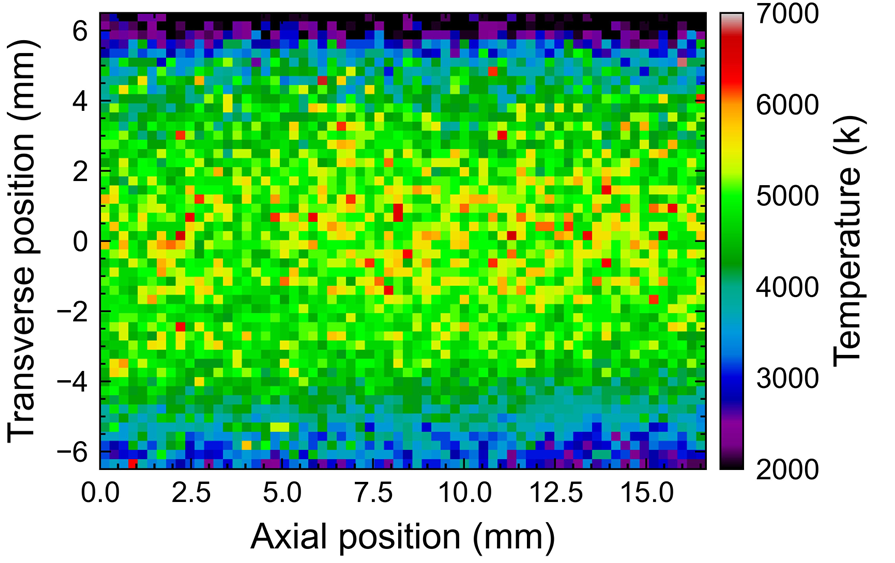
#> input picture testing/exp_data/Peter_N2_800W.png, 895 x 563 px
$ python exp_data_peter.py
#> lines starting #> are read from the running program, lines starting #| are printed output that depends on the picture
import numpy as np
from PIL import Image
from scipy.spatial import cKDTree

# ── 1.  Load image ────────────────────────────────────────────────────────────
IMG_PATH = "exp_data/Peter_N2_800W.png"

img = Image.open(IMG_PATH).convert("RGB")
arr = np.array(img)          # shape (H, W, 3), dtype uint8

# ── 2.  Hard-coded pixel coordinates (determined from the 895×563 px image) ──
#
#   Plot frame  (inside the tick marks, excluding axis lines themselves)
PLOT_TOP   = 13    # first data row
PLOT_BOT   = 464   # last  data row
PLOT_LEFT  = 101   # first data col
PLOT_RIGHT = 704   # last  data col

#   Colour-bar strip  (single-pixel-wide column sampled through its centre)
CB_COL = 733       # x-coordinate of colour-bar centre column
CB_TOP = 12        # top    pixel of colour bar  → T_MAX
CB_BOT = 465       # bottom pixel of colour bar  → T_MIN

# ── 3.  Physical axis ranges (read from axis labels in the image) ─────────────
T_MAX = 7000.0   # K  (top    of colour bar)
T_MIN = 2000.0   # K  (bottom of colour bar)

Z_MIN =  0.0     # mm, axial position (left  edge of plot)
Z_MAX = 17.5     # mm, axial position (right edge of plot)
R_MAX =  6.0     # mm, transverse position (top    of plot, positive)
R_MIN = -6.0     # mm, transverse position (bottom of plot, negative)

# ── 4.  Build colour-bar look-up table ────────────────────────────────────────
cb_rgb = arr[CB_TOP : CB_BOT + 1, CB_COL, :3].astype(np.float32)   # (N_cb, 3)
#> cb_rgb = 454 rows, first 8: [25, 25, 26], [30, 28, 28], [209, 200, 200], [206, 191, 191], [205, 179, 181], [207, 170, 174], [204, 161, 161], [205, 154, 152]
n_cb   = len(cb_rgb)
#> n_cb = 454

# Temperature assigned to each colour-bar row (linear mapping top→T_MAX)
T_lut  = np.linspace(T_MAX, T_MIN, n_cb)                            # (N_cb,)

# KD-tree on RGB space for fast nearest-neighbour colour matching
tree = cKDTree(cb_rgb)

# ── 5.  Map every plot pixel to a temperature ─────────────────────────────────
plot_rgb = arr[PLOT_TOP : PLOT_BOT + 1,
               PLOT_LEFT : PLOT_RIGHT + 1, :3].astype(np.float32)
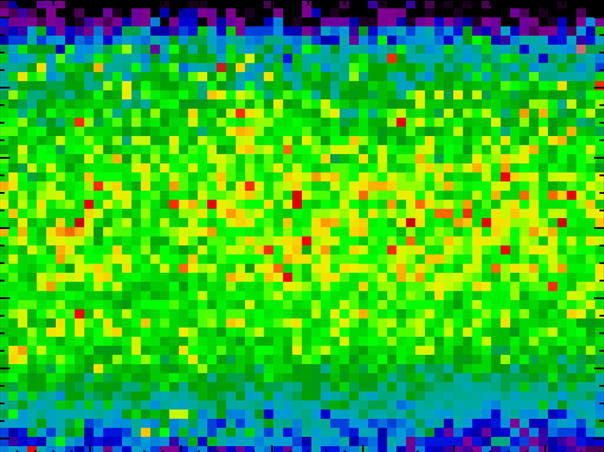
#> plot_rgb: shape (452, 604, 3) float32; mean R, G, B 49.2, 182, 46

n_r, n_z = plot_rgb.shape[:2]
#> n_r = 452; n_z = 604

_, nn_idx = tree.query(plot_rgb.reshape(-1, 3), k=1, workers=-1)
Tg = T_lut[nn_idx].reshape(n_r, n_z)    # shape (n_r, n_z), float32
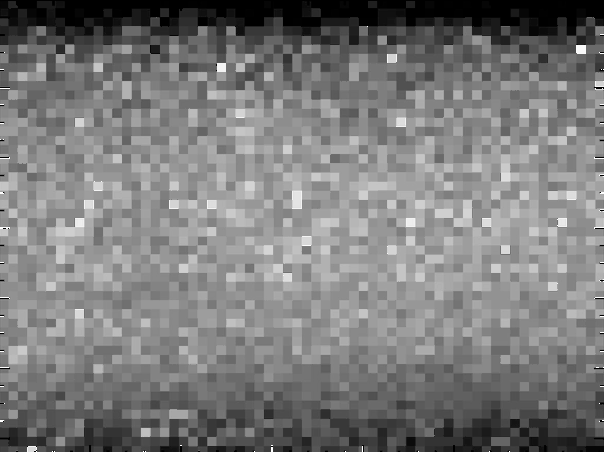
#> Tg: shape (452, 604) float64; min 2000, max 7000, mean 4415.5; drawn with min black and max white

# ── 6.  Physical coordinate arrays ───────────────────────────────────────────
r_axis = np.linspace(R_MAX, R_MIN, n_r)   # mm, top → bottom
z_axis = np.linspace(Z_MIN, Z_MAX, n_z)   # mm, left → right
#> z_axis = 604 values from 0 to 17.5

# ── 7.  Quick sanity check ───────────────────────────────────────────────────
print(f"Tg shape : {Tg.shape}  →  (n_r={n_r}, n_z={n_z})")
#| Tg shape : (452, 604)  →  (n_r=452, n_z=604)
print(f"r_axis   : {r_axis[0]:.2f} … {r_axis[-1]:.2f} mm")
#| r_axis   : 6.00 … -6.00 mm
print(f"z_axis   : {z_axis[0]:.2f} … {z_axis[-1]:.2f} mm")
#| z_axis   : 0.00 … 17.50 mm
print(f"T range  : {Tg.min():.0f} … {Tg.max():.0f} K  (mean {Tg.mean():.0f} K)")
#| T range  : 2000 … 7000 K  (mean 4416 K)

# ── 8.  Optional: save to disk ───────────────────────────────────────────────
np.save("Tg.npy",     Tg)
np.save("r_axis.npy", r_axis)
np.save("z_axis.npy", z_axis)
print("Saved Tg.npy, r_axis.npy, z_axis.npy")

# ── 9.  Optional: quick re-plot to verify the reconstruction ─────────────────
try:
    import matplotlib.pyplot as plt

    fig, ax = plt.subplots(figsize=(8, 4))
    pcm = ax.pcolormesh(z_axis, r_axis, Tg, cmap="jet",
                        vmin=T_MIN, vmax=T_MAX, shading="auto")
    fig.colorbar(pcm, ax=ax, label="Temperature (K)")
    ax.set_xlabel("Axial position (mm)")
    ax.set_ylabel("Transverse position (mm)")
    ax.set_title("Reconstructed Tg from Peter_N2_800W.png")
    plt.tight_layout()
    plt.savefig("Tg_reconstructed.png", dpi=150)
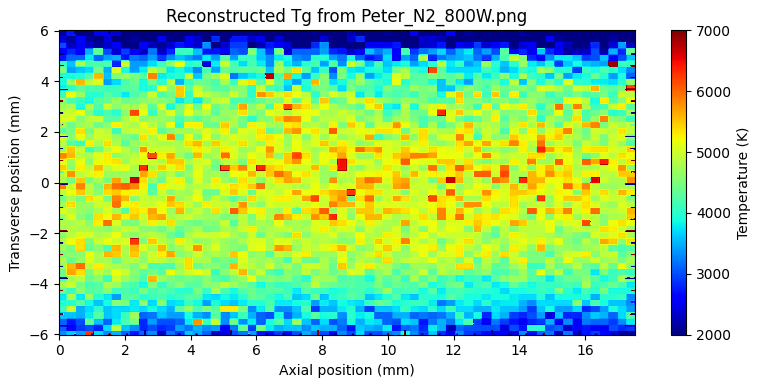
#> figure drawn by matplotlib, 2 panels
    print("Verification plot saved to Tg_reconstructed.png")
except ImportError:
    print("matplotlib not available – skipping verification plot")

$ run again, with testing/exp_data/Peter_N2_200W.png copied over testing/exp_data/Peter_N2_800W.png
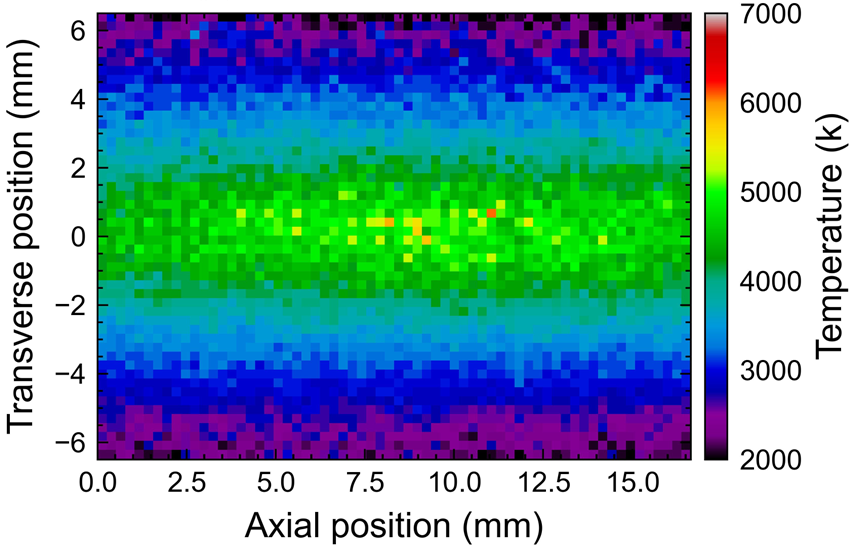
#> input picture testing/exp_data/Peter_N2_200W.png, 856 x 550 px
#> cb_rgb = 454 rows, first 8: [255, 255, 255], [255, 255, 255], [255, 255, 255], [255, 255, 255], [255, 255, 255], [255, 255, 255], [255, 255, 255], [255, 255, 255]
#> n_cb = 454
#> `plot_rgb = arr[PLOT_TOP : PLOT_BOT + 1, PLOT_LEFT : PLOT_RIGHT + 1, :3..`:
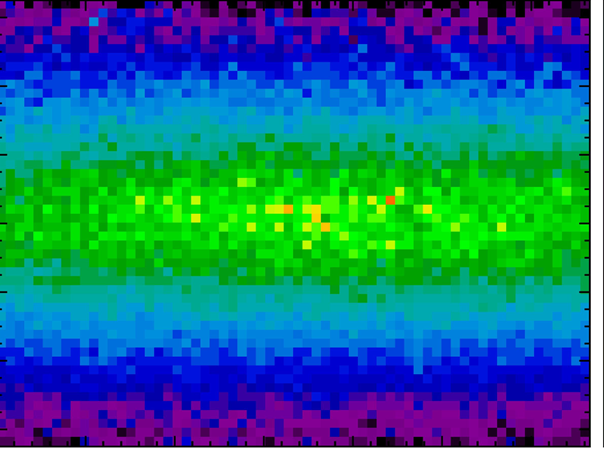
#> plot_rgb: shape (452, 604, 3) float32; mean R, G, B 26.7, 109.7, 132.9
#> Tg: shape (452, 604) float64; every value is 7000
#| Tg shape : (452, 604)  →  (n_r=452, n_z=604)
#| r_axis   : 6.00 … -6.00 mm
#| z_axis   : 0.00 … 17.50 mm
#| T range  : 7000 … 7000 K  (mean 7000 K)
#> `plt.savefig("Tg_reconstructed.png", dpi=150)`:
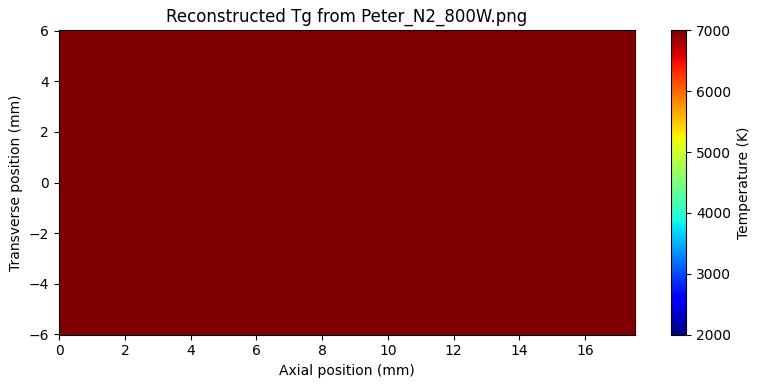
#> figure drawn by matplotlib, 2 panels
